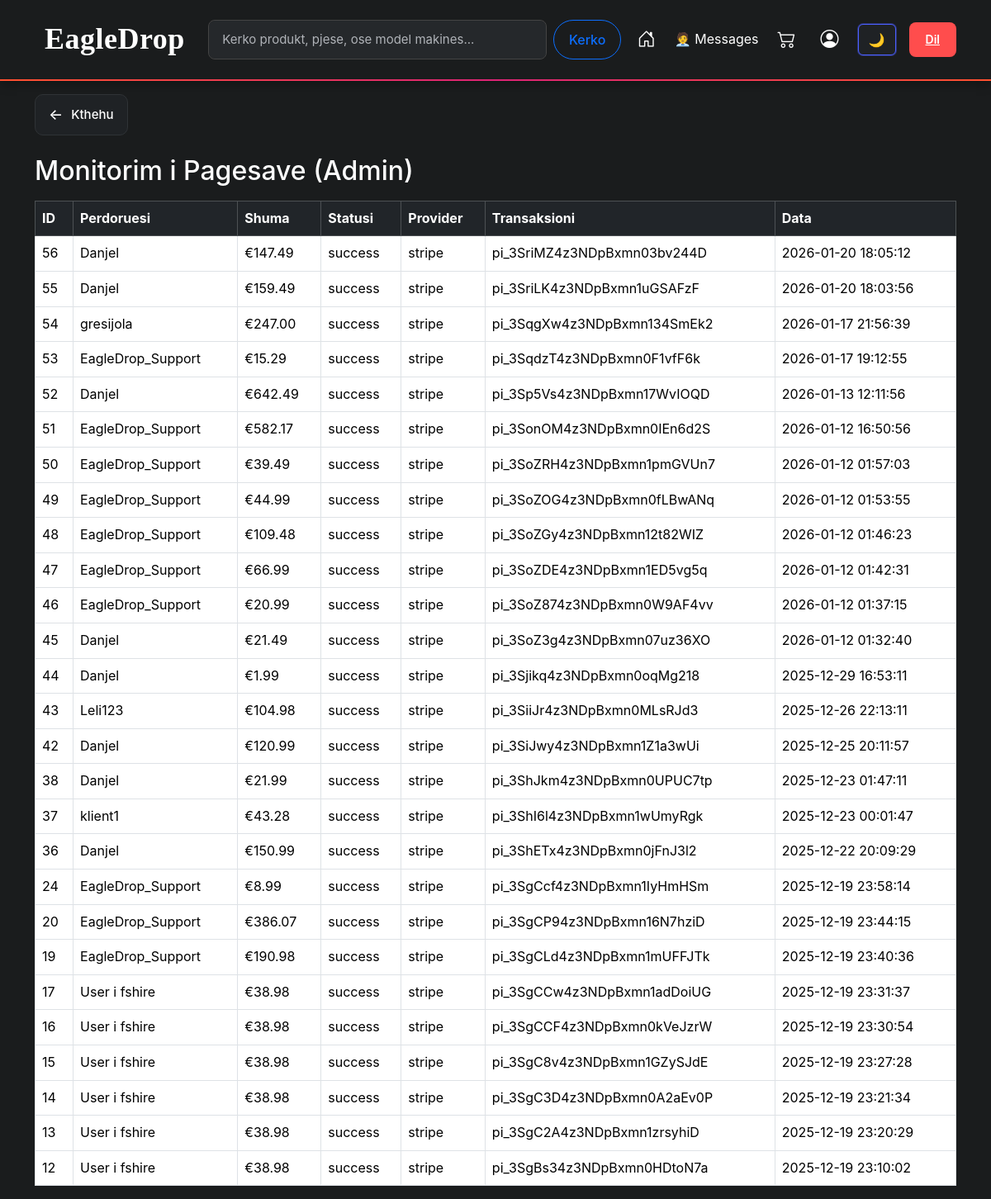
/admin/payments.php (signed in), run on the app's committed database.
### tables this page shows
CREATE TABLE `payments` (
  `id` int(11) NOT NULL,
  `user_id` int(11) DEFAULT NULL,
  `amount` decimal(10,2) DEFAULT NULL,
  `status` varchar(50) DEFAULT NULL,
  `provider` varchar(50) DEFAULT NULL,
  `transaction_id` varchar(255) DEFAULT NULL,
  `created_at` datetime DEFAULT current_timestamp()
);

CREATE TABLE `users` (
  `id` int(11) NOT NULL,
  `first_name` varchar(100) DEFAULT NULL,
  `last_name` varchar(100) DEFAULT NULL,
  `username` varchar(100) DEFAULT NULL,
  `phone` varchar(30) DEFAULT NULL,
  `email` varchar(255) DEFAULT NULL,
  `password` varchar(255) DEFAULT NULL,
  `role` enum('user','staff','admin') NOT NULL DEFAULT 'user',
  `profile_image` varchar(255) DEFAULT 'default.png',
  `is_verified` tinyint(4) DEFAULT 0,
  `verification_code` varchar(255) DEFAULT NULL,
  `created_at` datetime DEFAULT current_timestamp(),
  `last_assigned_at` datetime DEFAULT NULL,
  `name` int(11) NOT NULL
);

### admin/payments.php (the view, shortened to what this page needs)
<?php
require "../config/database.php";
$stmt = $conn->query("
    SELECT payments.*, users.username AS user_name
    FROM payments
    LEFT JOIN users ON payments.user_id = users.id
    ORDER BY payments.id DESC
");
?>
<?php include "../includes/admin_header.php"; ?>
<div class="container mt-3">
    <button class="back-btn" onclick="goBack()">
        <span class="arrow">←</span>
        <span>Kthehu</span>
    </button>
</div>
<div class="container mt-4">
    <h2>Monitorim i Pagesave (Admin)</h2>
    <table class="table table-bordered mt-3">
        <thead class="table-dark">
            <tr>
                <th>ID</th>
                <th>Perdoruesi</th>
                <th>Shuma</th>
                <th>Statusi</th>
                <th>Provider</th>
                <th>Transaksioni</th>
                <th>Data</th>
            </tr>
        </thead>
        <tbody>
        <?php while($p = $stmt->fetch(PDO::FETCH_ASSOC)): ?>
            <tr>
                <td><?= $p['id'] ?></td>
                <td><?= htmlspecialchars($p['user_name'] ?? 'User i fshire') ?></td>
                <td>€<?= number_format($p['amount'], 2) ?></td>
                <td><?= htmlspecialchars($p['status']) ?></td>
                <td><?= htmlspecialchars($p['provider']) ?></td>
                <td><?= htmlspecialchars($p['transaction_id']) ?></td>
                <td><?= $p['created_at'] ?></td>
            </tr>
        <?php endwhile; ?>
        </tbody>
    </table>
</div>
<?php include "../includes/footer.php"; ?>

### assets/css/style.css (style rules this page uses)
html, body { overflow-x: hidden; max-width: 100%; font-family: -apple-system, BlinkMacSystemFont, "Segoe UI", Roboto, "Helvetica Neue", Arial, sans-serif; line-height: 1.6; }
body { background-color: #1a1c1d; color: #fff; transition: background-color 0.3s ease, color 0.3s ease; font-size: 16px; }
.back-btn { display: inline-flex; align-items: center; gap: 10px; background-color: #1f2225; color: #ffffff; border: 1px solid #2f3336; padding: 10px 16px; border-radius: 10px; font-size: 15px; font-weight: 500; cursor: pointer; transition: all 0.25s ease; }
.back-btn .arrow { font-size: 18px; transition: transform 0.25s ease; }

### data on the page
payments: id "56", user.username "Danjel", amount "147.49", status "success", provider "stripe", transaction "pi_3SriMZ4z3NDpBxmn03bv244D", created_at "2026-01-20 18:05:12"
payments: id "55", user.username "Danjel", amount "159.49", status "success", provider "stripe", transaction "pi_3SriLK4z3NDpBxmn1uGSAFzF", created_at "2026-01-20 18:03:56"
payments: id "54", user.username "gresijola", amount "247.00", status "success", provider "stripe", transaction "pi_3SqgXw4z3NDpBxmn134SmEk2", created_at "2026-01-17 21:56:39"
payments: id "53", user.username "EagleDrop_Support", amount "15.29", status "success", provider "stripe", transaction "pi_3SqdzT4z3NDpBxmn0F1vfF6k", created_at "2026-01-17 19:12:55"
payments: id "52", user.username "Danjel", amount "642.49", status "success", provider "stripe", transaction "pi_3Sp5Vs4z3NDpBxmn17WvIOQD", created_at "2026-01-13 12:11:56"
payments: id "51", user.username "EagleDrop_Support", amount "582.17", status "success", provider "stripe", transaction "pi_3SonOM4z3NDpBxmn0IEn6d2S", created_at "2026-01-12 16:50:56"
payments: id "50", user.username "EagleDrop_Support", amount "39.49", status "success", provider "stripe", transaction "pi_3SoZRH4z3NDpBxmn1pmGVUn7", created_at "2026-01-12 01:57:03"
payments: id "49", user.username "EagleDrop_Support", amount "44.99", status "success", provider "stripe", transaction "pi_3SoZOG4z3NDpBxmn0fLBwANq", created_at "2026-01-12 01:53:55"
payments: id "48", user.username "EagleDrop_Support", amount "109.48", status "success", provider "stripe", transaction "pi_3SoZGy4z3NDpBxmn12t82WIZ", created_at "2026-01-12 01:46:23"
payments: id "47", user.username "EagleDrop_Support", amount "66.99", status "success", provider "stripe", transaction "pi_3SoZDE4z3NDpBxmn1ED5vg5q", created_at "2026-01-12 01:42:31"
payments: id "46", user.username "EagleDrop_Support", amount "20.99", status "success", provider "stripe", transaction "pi_3SoZ874z3NDpBxmn0W9AF4vv", created_at "2026-01-12 01:37:15"
payments: id "45", user.username "Danjel", amount "21.49", status "success", provider "stripe", transaction "pi_3SoZ3g4z3NDpBxmn07uz36XO", created_at "2026-01-12 01:32:40"
payments: id "44", user.username "Danjel", amount "1.99", status "success", provider "stripe", transaction "pi_3Sjikq4z3NDpBxmn0oqMg218", created_at "2025-12-29 16:53:11"
payments: id "43", user.username "Leli123", amount "104.98", status "success", provider "stripe", transaction "pi_3SiiJr4z3NDpBxmn0MLsRJd3", created_at "2025-12-26 22:13:11"
payments: id "42", user.username "Danjel", amount "120.99", status "success", provider "stripe", transaction "pi_3SiJwy4z3NDpBxmn1Z1a3wUi", created_at "2025-12-25 20:11:57"
payments: id "38", user.username "Danjel", amount "21.99", status "success", provider "stripe", transaction "pi_3ShJkm4z3NDpBxmn0UPUC7tp", created_at "2025-12-23 01:47:11"
payments: id "37", user.username "klient1", amount "43.28", status "success", provider "stripe", transaction "pi_3ShI6l4z3NDpBxmn1wUmyRgk", created_at "2025-12-23 00:01:47"
payments: id "36", user.username "Danjel", amount "150.99", status "success", provider "stripe", transaction "pi_3ShETx4z3NDpBxmn0jFnJ3l2", created_at "2025-12-22 20:09:29"
payments: id "24", user.username "EagleDrop_Support", amount "8.99", status "success", provider "stripe", transaction "pi_3SgCcf4z3NDpBxmn1IyHmHSm", created_at "2025-12-19 23:58:14"
payments: id "20", user.username "EagleDrop_Support", amount "386.07", status "success", provider "stripe", transaction "pi_3SgCP94z3NDpBxmn16N7hziD", created_at "2025-12-19 23:44:15"
payments: id "19", user.username "EagleDrop_Support", amount "190.98", status "success", provider "stripe", transaction "pi_3SgCLd4z3NDpBxmn1mUFFJTk", created_at "2025-12-19 23:40:36"
payments: id "17", user_name "User i fshire", amount "38.98", status "success", provider "stripe", transaction "pi_3SgCCw4z3NDpBxmn1adDoiUG", created_at "2025-12-19 23:31:37"
payments: id "16", user_name "User i fshire", amount "38.98", status "success", provider "stripe", transaction "pi_3SgCCF4z3NDpBxmn0kVeJzrW", created_at "2025-12-19 23:30:54"
payments: id "15", user_name "User i fshire", amount "38.98", status "success", provider "stripe", transaction "pi_3SgC8v4z3NDpBxmn1GZySJdE", created_at "2025-12-19 23:27:28"
payments: id "14", user_name "User i fshire", amount "38.98", status "success", provider "stripe", transaction "pi_3SgC3D4z3NDpBxmn0A2aEv0P", created_at "2025-12-19 23:21:34"
payments: id "13", user_name "User i fshire", amount "38.98", status "success", provider "stripe", transaction "pi_3SgC2A4z3NDpBxmn1zrsyhiD", created_at "2025-12-19 23:20:29"
payments: id "12", user_name "User i fshire", amount "38.98", status "success", provider "stripe", transaction "pi_3SgBs34z3NDpBxmn0HDtoN7a", created_at "2025-12-19 23:10:02"
